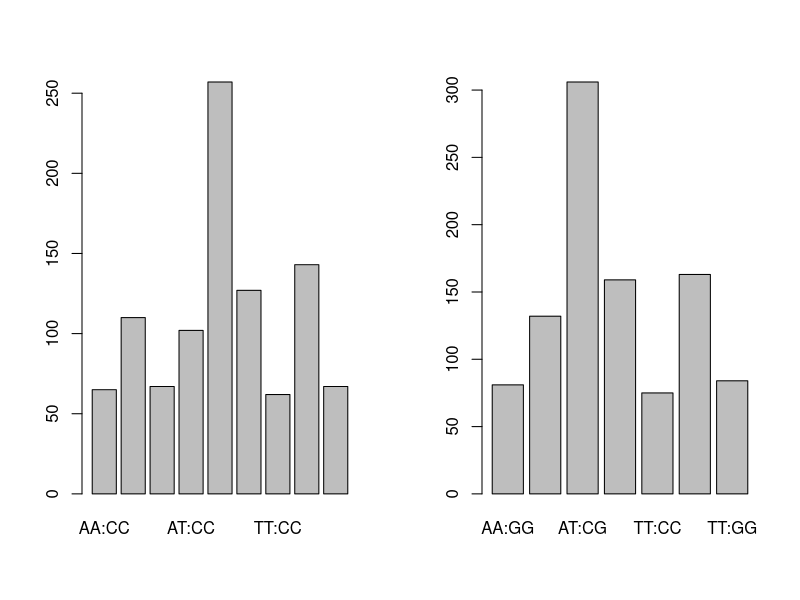
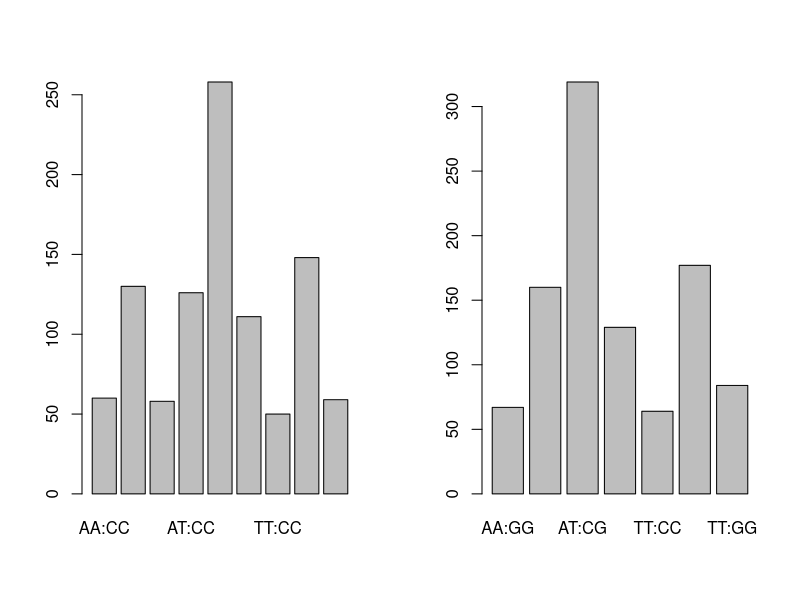
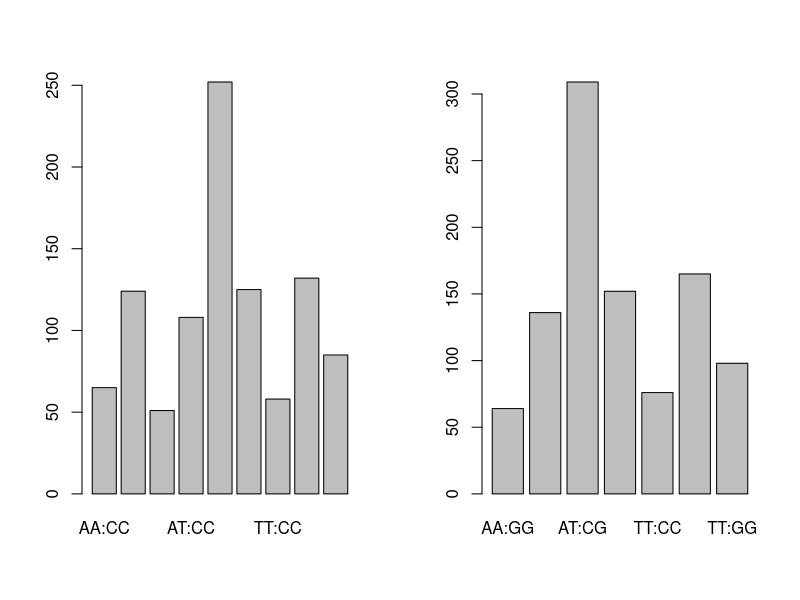
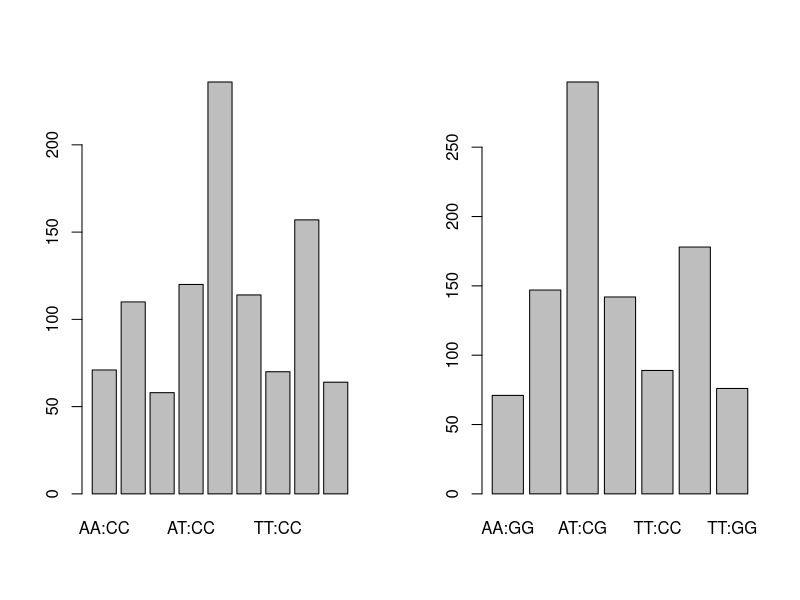
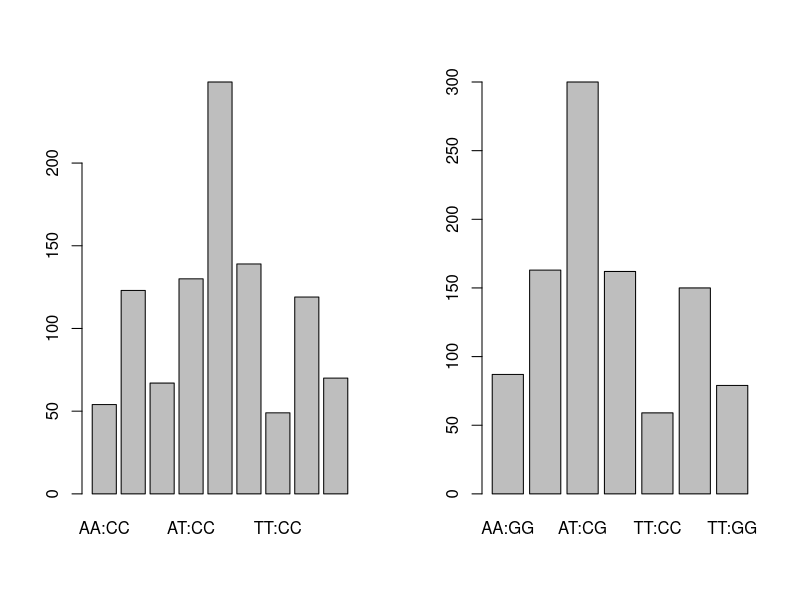
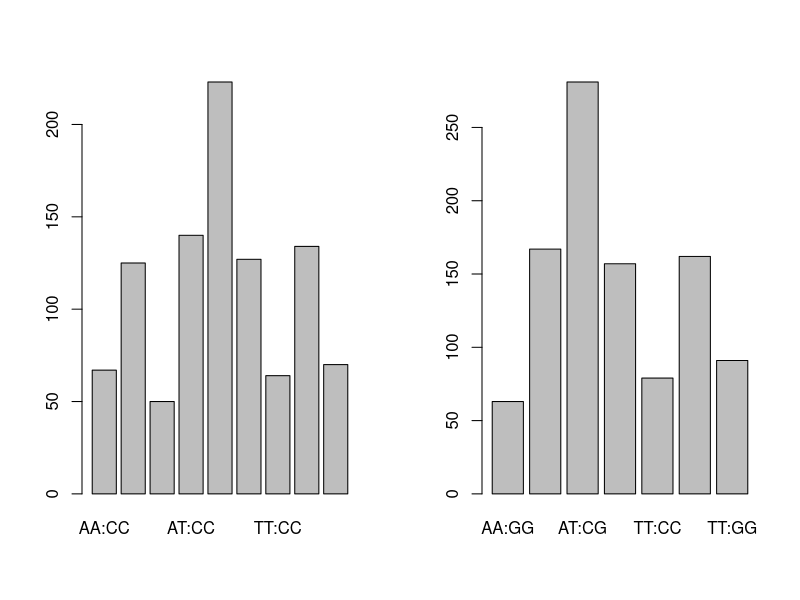
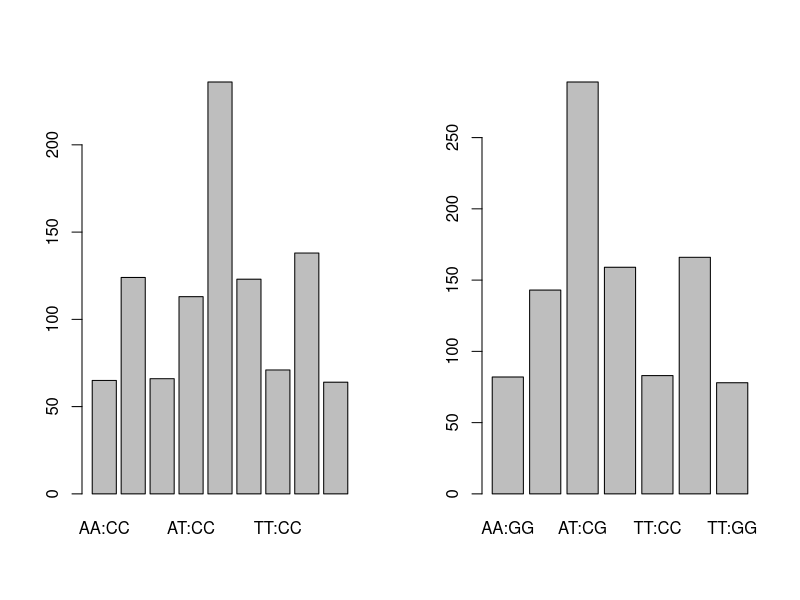
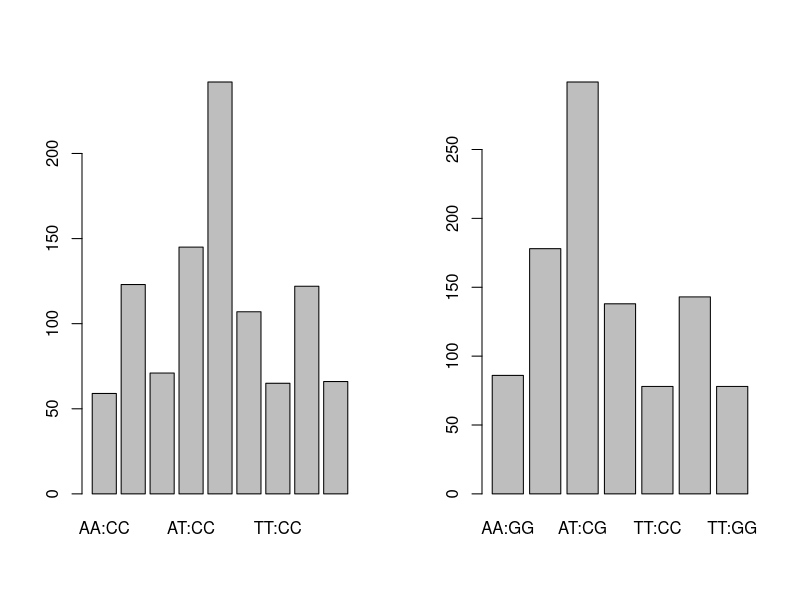

Reproduce these figures in R, in order.
mcM <- NULL
mcMo <- NULL

for(x in 1:1000){
  N <- 1000

  m1 <- sample(c("AA", "AT", "AT", "TT"),N, replace=TRUE)
  m2 <- sample(c("CC", "CG", "CG", "GG"),N, replace=TRUE)

  cM <- paste0(m1,":",m2)
  cMo <- cM
  op <- par(mfrow=c(1,2))
  plot(as.factor(cM))
  table(as.factor(cM)) / N

  i <- 1
  for(e in cM){
    if(e == "AA:CC" || e == "AA:CG"){
      new <- paste0(sample(c("AA", "AT", "AT", "TT"), 1, replace=TRUE), ":", sample(c("CC", "CG", "CG", "GG"), 1, replace=TRUE))
      while(new %in% c("AA:CC","AA:CG")){
        new <- paste0(sample(c("AA", "AT", "AT", "TT"), 1, replace=TRUE), ":", sample(c("CC", "CG", "CG", "GG"), 1, replace=TRUE))
      }
      #cat(i,"",e, "->",new,"\n")
      cM[i] <- new
    }
    i <- i + 1
  }

  plot(as.factor(cM))
  table(as.factor(cM)) / N

  tcM <- table(cM) / N
  tcMo <- table(cMo) / N

  mcM <- rbind(mcM, tcM)
  mcMo <- rbind(mcMo, tcMo)
  
  for(e in names(tcM)){
     cat(e, tcM[e] - tcMo[e], "\n")
  }
}
tcM <- apply(mcM, 2, mean)
tcM.sd <- apply(mcM, 2, sd)
tcMo <- apply(mcMo, 2, mean)
tcMo.sd <- apply(mcMo, 2, sd)
  
op <- par(mfrow=c(1,1))
op <- par(cex=1.4)

L <- 2* length(names(tcMo))
plot(c(0.5, L+0.5), c(0, 5/16 * 110), t = "n", xaxt='n', yaxt='n', xaxs="i", yaxs="i", xlab="Genotype", ylab="")
abline(v = seq(2.5, L, 2))
abline(h = seq(1/16 * 100, 40 , 1/16 * 100))
axis(1, at=seq(1.5,L,2), names(tcMo))
axis(2, at=seq(1/16 * 100, 5/16 * 100 , 1/16 * 100), c("1/16","1/8","3/16","1/4","5/16"), las=2)
i <- 1.0
for(e in names(tcMo)){
   rect(i,0,i+0.5,tcMo[e] * 100, col="orange")
   lines(c(i+0.25,i+0.25), c((tcMo[e] - tcMo.sd[e]) * 100, (tcMo[e] + tcMo.sd[e]) * 100))
   i <- i + 0.5
   rect(i,0,i+0.5,tcM[e] * 100, col="cornflowerblue")
   lines(c(i+0.25,i+0.25), c((tcM[e] - tcM.sd[e]) * 100, (tcM[e] + tcM.sd[e]) * 100))
   i <- i + 1.5
}
